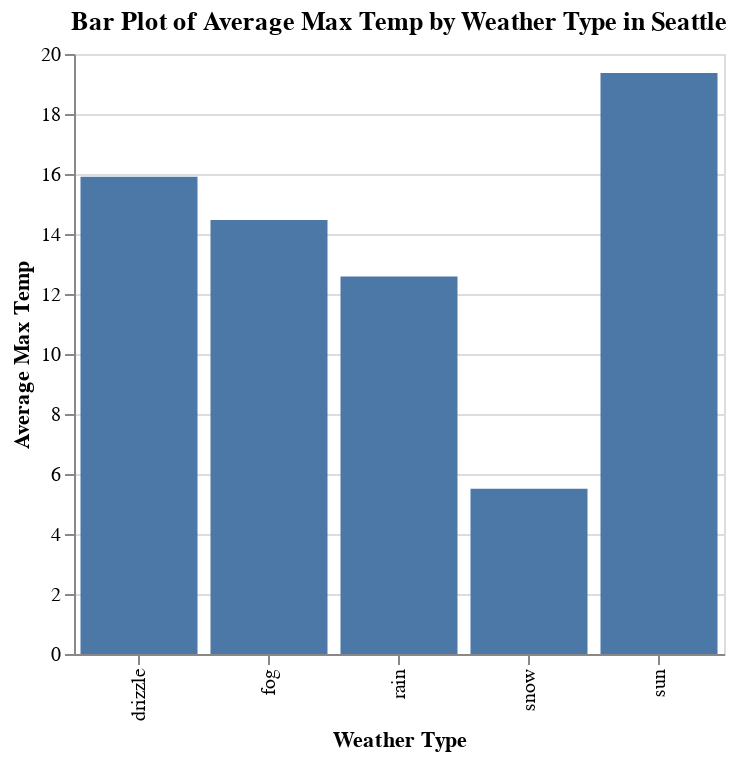

Here is the notebook cell this chart was saved with:
### Markdown cell above
### Part 4 - Basic data analysis with Altair

We are going to use the same data but use Altair to create the data visualziation. 

##### Question 1 (5 points)

Recreate the figure in Part 3 Question 2 with Altair.

### Code cell
import altair as alt

alt.Chart(weather).mark_bar().encode(
    alt.Y('average(temp_max):Q', title='Average Max Temp'),
    alt.X('weather:N', title='Weather Type')
).properties(width=325, height=300, title='Bar Plot of Average Max Temp by Weather Type in Seattle')

### Figure 1 — Vega-Lite specification as saved in the notebook (floating-point values rounded to 4 significant figures; data arrays with more than 128 entries replaced by an {"elided": "..."} marker saying what was removed)
{"config": {"view": {"continuousWidth": 300, "continuousHeight": 300}}, "data": {"name": "data-830c39fec90146253fb06a06c26374ef"}, "mark": {"type": "bar"}, "encoding": {"x": {"field": "weather", "title": "Weather Type", "type": "nominal"}, "y": {"aggregate": "average", "field": "temp_max", "title": "Average Max Temp", "type": "quantitative"}}, "height": 300, "title": "Bar Plot of Average Max Temp by Weather Type in Seattle", "width": 325, "$schema": "https://vega.github.io/schema/vega-lite/v5.16.3.json", "datasets": {"data-830c39fec90146253fb06a06c26374ef": {"elided": "1461 records"}}}
